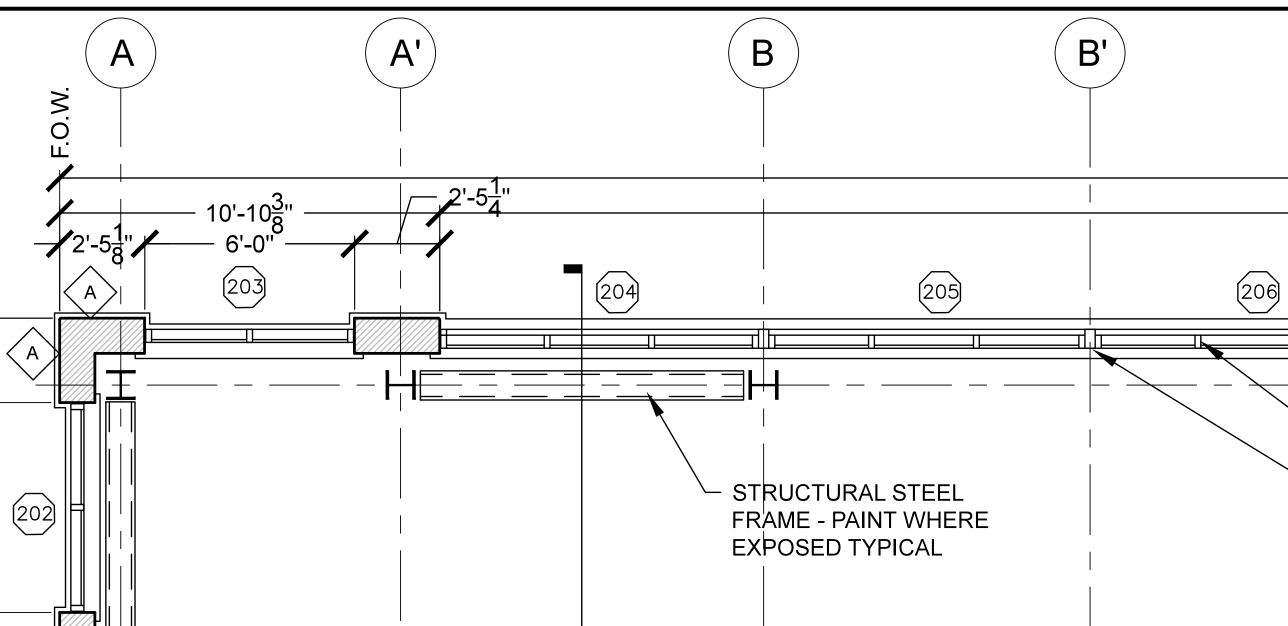
#> input picture test.png, 2575 x 1252 px (shown at 1/2 size)
$ python -i ocr.py   (imports and definitions only)
#> lines starting #> are read from the running program, lines starting #| are printed output that depends on the picture; after the words box and inside, x2 and y2 are one past the last pixel; in counts of white or black regions, pixels touching at a corner belong together
#> further down, picture is the input picture: shape (1252, 2575, 3); min 0, max 255, mean 242.3
import os
import cv2
import json
import shutil
import logging
import numpy as np
import pytesseract

# ---------------- Logging ----------------
LOG_LEVEL = os.getenv("OCR_LOG_LEVEL", "INFO").upper()
# [1 line not run here, left out]
PASS2_LOG = logging.getLogger("ocr.shape")

# ---------------- Tesseract discovery ----------------
tesseract_path = shutil.which("tesseract")
# [9 lines not run here, left out]

MIN_CONF = 10

# ---------------- Helpers ----------------
# (No complex preprocessing needed - keep it simple!)


# ---------------- Shape-only OCR ----------------

def find_text_in_shapes_only(cv_image_bgr):
    """Detect geometric shapes and OCR only inside those shapes.
    Returns list of dicts with keys: text, conf, bbox(x,y,w,h), shape_type.
    """
    gray_full = cv2.cvtColor(cv_image_bgr, cv2.COLOR_BGR2GRAY)

    # For architectural drawings with HOLLOW shapes (circles, octagons)
    # Use simple thresholding to detect dark lines/borders
    _, thresh = cv2.threshold(gray_full, 240, 255, cv2.THRESH_BINARY_INV)
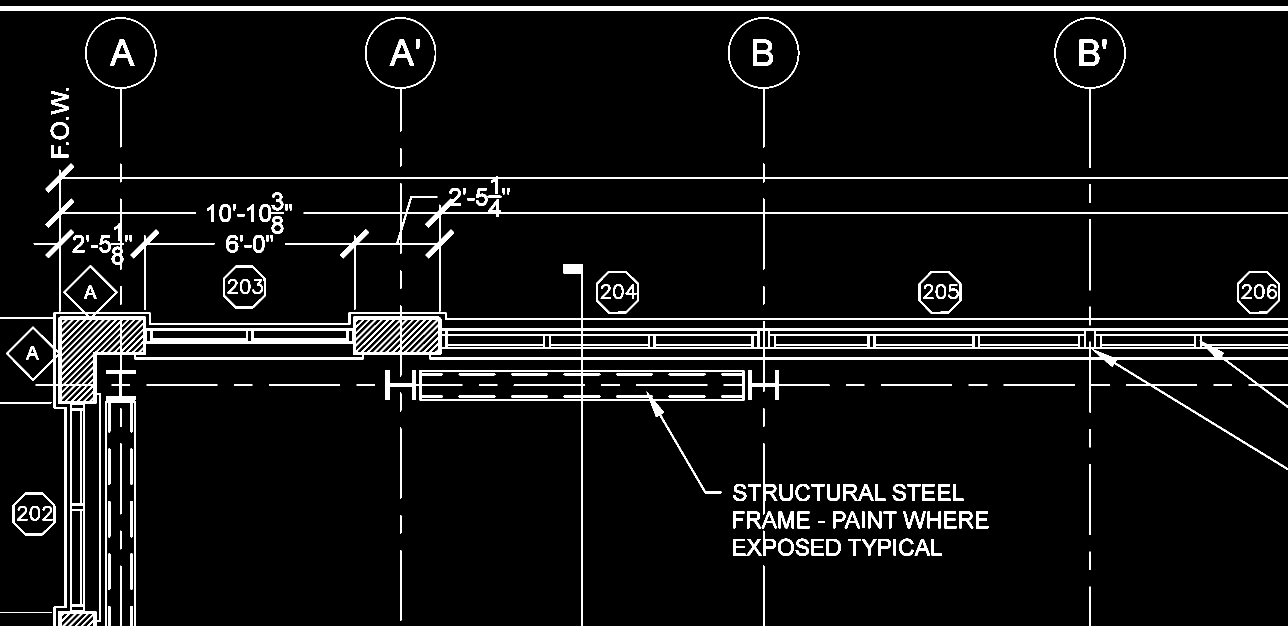
#> thresh: shape (1252, 2575) (shown at 1/2 size); 6.6% white; 167 white regions

    # Use RETR_TREE to get hierarchy (shapes with children = shapes with text inside)
    contours, hierarchy = cv2.findContours(thresh, cv2.RETR_TREE, cv2.CHAIN_APPROX_SIMPLE)
#> contours = 345 contours, 7 with area under 20; largest, box (x1, y1, x2, y2) and area: (12, 528, 2575, 1252) 262177, (0, 13, 2575, 22) 20592, (1164, 743, 1486, 799) 16838, (842, 743, 1163, 799) 16698, (2109, 35, 2251, 336) 16088

    if hierarchy is None:
        PASS2_LOG.info("No contours found")
        return []

    hierarchy = hierarchy[0]  # Remove extra dimension
    PASS2_LOG.info("Shapes detected: %d", len(contours))

    H, W = gray_full.shape
#> H = 1252; W = 2575
    results = []

    for i, contour in enumerate(contours):
        # Filter by hierarchy: only process contours WITH children (text inside)
        h = hierarchy[i]
        has_child = h[2] != -1
        if not has_child:
            continue
        area = cv2.contourArea(contour)
        if area < 800:
            continue
        peri = cv2.arcLength(contour, True)
        approx = cv2.approxPolyDP(contour, 0.02 * peri, True)
        nv = len(approx)
        if   nv == 3: shape_name = "triangle"
        elif nv == 4: shape_name = "rectangle"
        elif nv == 5: shape_name = "pentagon"
        elif nv == 6: shape_name = "hexagon"
        elif nv == 8: shape_name = "octagon"
        elif nv > 8:  shape_name = "circle"
        else:         shape_name = f"polygon ({nv}-sided)"

        x, y, w, h = cv2.boundingRect(approx)
        if w < 28 or h < 28:
            continue
        if w > 0.9 * W or h > 0.9 * H:
            continue

        # Mask to INSIDE of shape only (don't OCR the border!)
        roi_gray = gray_full[y:y+h, x:x+w]
        poly = (contour - [x, y]) if nv > 8 else (approx - [x, y])
        mask = np.zeros_like(roi_gray)
        cv2.drawContours(mask, [poly], -1, 255, -1)

        # Apply mask - set outside to white
        roi_masked = roi_gray.copy()
        roi_masked[mask == 0] = 255

        # Invert to white background if dark
        mean_val = np.mean(roi_masked[mask > 0])  # Only check inside the mask
        if mean_val < 128:
            roi_proc = cv2.bitwise_not(roi_masked)
        else:
            roi_proc = roi_masked

        # Try simple OCR with PSM 8 (single word) - best for numbers
        text, conf = "", 0
        try:
            result = pytesseract.image_to_string(roi_proc, config='--psm 8').strip()
            if result:
                # Get confidence
                data = pytesseract.image_to_data(roi_proc, config='--psm 8', output_type=pytesseract.Output.DICT)
                confs = [int(float(c)) for c in data['conf'] if str(c).replace('.','').replace('-','').isdigit() and int(float(c)) > MIN_CONF]
                if confs:
                    text = result
                    conf = int(sum(confs) / len(confs))
        except:
            pass

        if text:  # ONLY keep shapes that yield text
            results.append({
                'text': text,
                'conf': int(conf),
                'bbox': (x, y, w, h),
                'shape_type': shape_name,
            })
#> this loop made 19 passes
#> (has_child, area, peri, nv, shape_name, x, y) on pass 19: (True, 818, 110.6, 6, 'hexagon', 1653, 1078)
#> has_child on passes 3 to 8: False, False, False, False, False, False
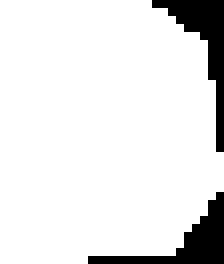
#> mask: shape (33, 28) (shown 8 times larger); 89.8% white; 2 black regions, box (x1, y1, x2, y2) and area: (19, 0, 28, 19) 49, (11, 24, 28, 33) 45
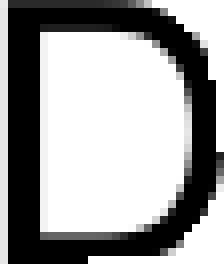
#> roi_masked: shape (33, 28) (shown 8 times larger); min 0, max 255, mean 157.7
#> after the loop, results = []

    return results


# ---------------- Public API ----------------

def annotate_shapes(input_path: str = "test.png", output_path: str = "text_annotated.png", results_json: str | None = None):
    if not os.path.exists(input_path):
        raise FileNotFoundError(f"Input image not found: {input_path}")
    bgr = cv2.imread(input_path, cv2.IMREAD_COLOR)
    if bgr is None:
        raise RuntimeError(f"Failed to load image: {input_path}")

    # Run shape-only OCR
    items = find_text_in_shapes_only(bgr)
    logging.info(f"Kept {len(items)} shapes with text")

    # Draw only the shapes that produced text
    annotated = bgr.copy()
    for it in items:
        x, y, w, h = it['bbox']
        cv2.rectangle(annotated, (x, y), (x+w, y+h), (0, 200, 0), 2)
        label = f"{it['text']}  ·  {it['shape_type']}  ·  {it['conf']}%"
        (tw, th), bl = cv2.getTextSize(label, cv2.FONT_HERSHEY_SIMPLEX, 0.5, 1)
        ty = y - 6 if y - 6 > th + 2 else y + h + th + 2
        cv2.rectangle(annotated, (x, ty - th - 4), (x + tw + 4, ty + 2), (0,0,0), -1)
        cv2.putText(annotated, label, (x + 2, ty), cv2.FONT_HERSHEY_SIMPLEX, 0.5, (255,255,255), 1, cv2.LINE_AA)

    os.makedirs(os.path.dirname(output_path) or '.', exist_ok=True)
    cv2.imwrite(output_path, annotated)
    logging.info(f"Saved annotated image to: {output_path}")

    if results_json:
        with open(results_json, 'w', encoding='utf-8') as f:
            json.dump({'shapes': items}, f, indent=2)
        logging.info(f"Saved results JSON to: {results_json}")


# [13 lines not run here, left out]

>>> import cv2
>>> picture = cv2.imread('test.png')
#> (the run stopped early here; a loop or call above may not have finished)

$ run again, on schedule1.png
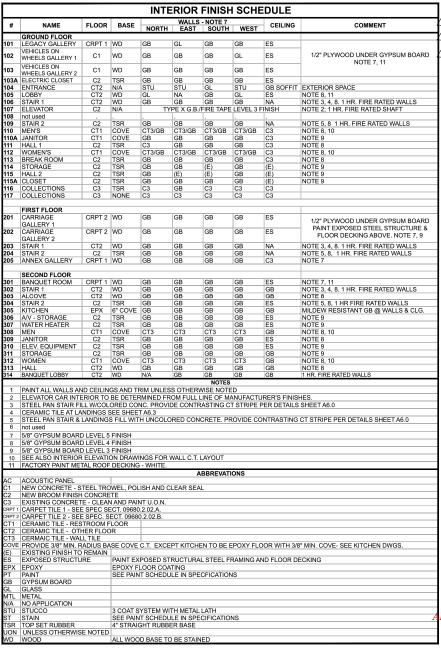
#> input picture schedule1.png, 882 x 1297 px (shown at 1/2 size)
#> picture is the input picture: shape (1297, 882, 3); mean B, G, R 223.1, 223.1, 223.1
#> in find_text_in_shapes_only, `_, thresh = cv2.threshold(gray_full, 240, 255, cv2.THRESH_BINARY_INV)`:
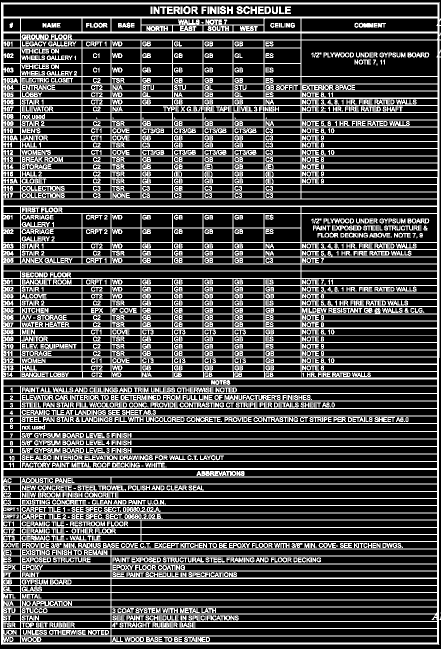
#> thresh: shape (1297, 882) (shown at 1/2 size); 28% white in thin lines or dots
#> contours = 3784 contours, 1504 with area under 20; largest, box (x1, y1, x2, y2) and area: (2, 4, 882, 1290) 1123380, (6, 8, 876, 34) 21723, (602, 80, 876, 153) 19648, (602, 427, 875, 485) 15502, (41, 847, 875, 863) 12493
#> the loop in find_text_in_shapes_only, `for i, contour in enumerate(contours):` made 2406 passes
#> (has_child, area, peri, approx, nv, shape_name, x) on passes 2, 3, 31, 41: (True, 1123379.5, 4384.3, [[3, 4], [2, 1288], [877, 1289], [878, 4]], 4, 'rectangle', 2), (True, 8474, 1327.7, [[222, 1273], [874, 1284]], 2, 'polygon (2-sided)', 222), (True, 2338, 383.7, [[41, 1273], [220, 1272], [221, 1284], [42, 1285]], 4, 'rectangle', 41), (True, 2518, 385.7, [[41, 1258], [220, 1257], [221, 1270], [42, 1271]], 4, 'rectangle', 41)
#> after the loop in find_text_in_shapes_only, `for i, contour in enumerate(contours):`:
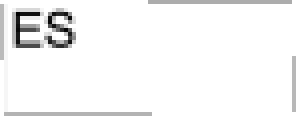
#> roi_masked: shape (29, 74) (shown 4 times larger); min 1, max 255, mean 244.7
#> after the loop in find_text_in_shapes_only, `for i, contour in enumerate(contours):`: results = []
